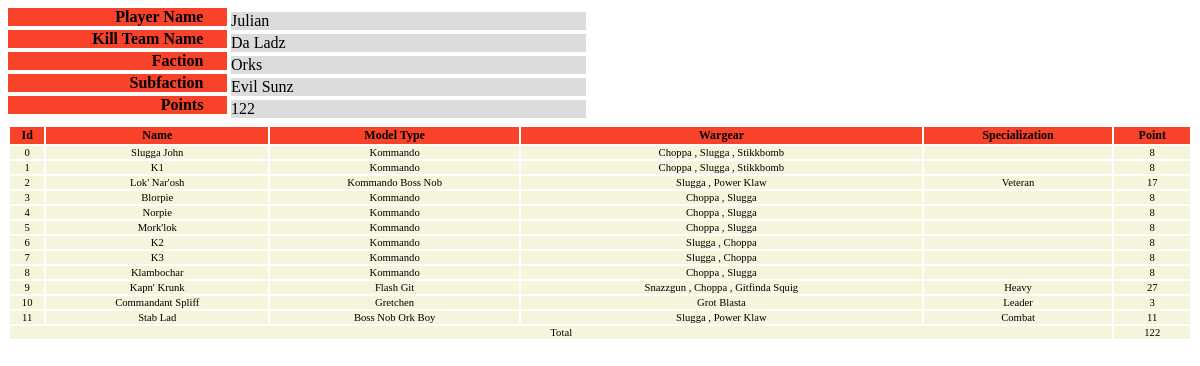
The app's page /report/2/roster with its own data.
### armybuilder/models.py (models this page shows, shortened)
class Roster(Base):
    __tablename__ = 'roster'
    id = Column(Integer, primary_key=True)
    name = Column(Text)
    player_name = Column(Text)
    factions = relationship('Faction', secondary=roster_faction_table, back_populates='rosters', lazy='subquery')
    entries = relationship('RosterEntry', cascade='delete', lazy='subquery')
    users = relationship(
        'User',
        secondary=user_roster_table,
        back_populates='rosters'
    )
    def __str__(self):
        return self.name
    @property
    def points(self):
        return sum(e.points for e in self.entries)

class Faction(Base):
    __tablename__ = 'faction'
    id = Column(Integer, primary_key=True)
    name = Column(Text)
    keyword_id = Column(Integer, ForeignKey('keyword.id'))
    keyword = relationship('Keyword')
    is_subfaction = Column(Boolean, default=False)
    abilities = relationship('Ability', secondary=faction_ability_table, back_populates='factions', lazy='subquery')
    figures = relationship(
        'Figure', secondary=figure_faction_table,
        back_populates='factions'
    )
    tactics = relationship('Tactic',
        secondary=tactic_faction_table,
        back_populates='factions')
    rosters = relationship('Roster',
        secondary=roster_faction_table,
        back_populates='factions')

class Wargear(Base):
    __tablename__ = 'wargear'
    id = Column(Integer, primary_key=True)
    name = Column(Text)
    profile = Column(Text)
    wargear_range = Column(Text)
    wargear_type = Column(Text)
    strength = Column(Text)
    ap = Column(Text)
    damage = Column(Text)
    points = Column(Integer)
    figures = relationship(
        'Figure',
        secondary=figure_wargear_table,
        back_populates='allowed_wargear',
        lazy='subquery'
    )
    abilities = relationship(
        'Ability',
        secondary=wargear_ability_table,
        back_populates='wargear',
        lazy='subquery'
    )
    roster_entries = relationship(
        'RosterEntry',
        secondary=roster_entry_wargear_table,
        back_populates='wargear',
        lazy='subquery'
    )

class Figure(Base):
    __tablename__ = 'figure'
    id = Column(Integer, primary_key=True)
    figure_type = Column(Text)
    figure_name = Column(Text)
    points = Column(Integer)
    move = Column(Text)
    weapon_skill = Column(Integer)
    ballistic_skill = Column(Integer)
    strength = Column(Text)
    toughness = Column(Text)
    wounds = Column(Text)
    attacks = Column(Text)
    leadership = Column(Text)
    save = Column(Text)
    max_number = Column(Integer)
    allowed_wargear = relationship('Wargear', secondary=figure_wargear_table, back_populates='figures', lazy='subquery')
    allowed_specializations = relationship('Specialization',
        secondary=figure_specialization_table,
        back_populates='figures',
        lazy='subquery')
    factions = relationship(
        'Faction', secondary=figure_faction_table,
        back_populates='figures',
        lazy='subquery'
    )
    keywords = relationship(
        'Keyword',
        secondary=figure_keyword_table,
        back_populates='figures',
        lazy='subquery'
    )
    abilities = relationship(
        'Ability',
        secondary=figure_ability_table,
        back_populates='figures',
        lazy='subquery'
    )

class RosterEntry(Base):
    __tablename__ = 'rosterentry'
    id = Column(Integer, primary_key=True)
    name = Column(Text)
    figure_id = Column(Integer, ForeignKey('figure.id'))
    figure = relationship('Figure', lazy='subquery')
    specialization_id = Column(Integer, ForeignKey('specialization.id'))
    specialization = relationship('Specialization', lazy='subquery')
    roster_id = Column(Integer, ForeignKey('roster.id'))
    roster = relationship('Roster')
    wargear = relationship(
        'Wargear',
        secondary=roster_entry_wargear_table,
        back_populates='roster_entries',
        lazy='subquery'
    )
    @property
    def points(self):
        wargear_points = sum([ w.points if w.points else 0 for w in self.wargear ]) if self.wargear else 0
        figure_points = self.figure.points if self.figure.points else 0
        return wargear_points + figure_points

class Specialization(Base):
    __tablename__ = 'specialization'
    id = Column(Integer, primary_key=True)
    name = Column(Text)
    tactic_id = Column(Integer, ForeignKey('tactic.id'))
    tactic = relationship('Tactic')
    passive = Column(Text)
    figures = relationship('Figure', secondary=figure_specialization_table, back_populates='allowed_specializations', lazy='subquery')

### armybuilder/views.py (the view)
@app.route('/report/<int:roster_id>/<string:report_name>')
def report_view(roster_id, report_name):
    if 'report_view_memo' not in g:
        print("first yikes")
        g.report_view_memo = {}
    if roster_id not in g.report_view_memo or report_name not in g.report_view_memo[roster_id]:
        with tempfile.TemporaryDirectory() as tmpdir:
            print("second yikes")
            g.report_view_memo[roster_id] = generate_report(tmpdir, roster_id)
    return g.report_view_memo[roster_id][report_name]

### armybuilder/report.py (called while the page is built)
def render_report_template(template_name: str, context: Dict[str, Any]) -> str:
    with app.app_context():
        return render_template(
            template_name, **context
        )

### armybuilder/templates/report/cheatsheet.html.jinja (shortened to what this page needs)
{% extends "report/base.html.jinja" %}

### armybuilder/templates/report/macros.html.jinja (shortened to what this page needs)
{% macro roster_row(roster_entry,index) %}
    <tr>
        <td>{{ index }}</td>
        <td>{{ roster_entry.name }}</td>
        <td> {{ roster_entry.figure.figure_name }} {{ roster_entry.figure.figure_type }}</td>
        <td>
            {% for w in roster_entry.wargear %}
            {{ w.name }}
            {% if not loop.last %}
                ,
            {% endif %}
            {% endfor %}
        </td>
        {% if roster_entry.specialization %}
        <td>{{ roster_entry.specialization.name }}</td>
        {% else %}
        <td></td>
        {% endif %}
        <td>{{ roster_entry.points }}</td>
    </tr>
{% endmacro %}
{% macro roster_table_heading() %}
    <tr class="table-heading">
        <th> Id </th>
        <th> Name </th>
        <th> Model Type </th>
        <th> Wargear </th>
        <th> Specialization </th>
        <th> Point </th>
    </tr>
{% endmacro %}

### armybuilder/templates/report/roster.html.jinja
{% extends "report/base.html.jinja" %}
{% block content %}
<div class="roster-container">
<div class="kill-team-bio-container">
    <div class="bio-field-container">
        <div class="bio-label player-name">
            Player Name
        </div>
        <div class="bio-entry player-name">
            {{ roster.player_name }}
        </div>
    </div>
    <div class="bio-field-container">
        <div class="bio-label kill-team-name">
            Kill Team Name
        </div>
        <div class="bio-entry kill-team-name">
            {{ roster.name }}
        </div>
    </div>
    <div class="bio-field-container">
        <div class="bio-label faction-name">
            Faction
        </div>
        <div class="bio-entry faction-name">
            {% for faction in roster.factions %}
                {% if faction.is_subfaction == false %}
                    {{ faction.name }}
                {% endif %}
            {% endfor %}
        </div>
    </div>
    <div class="bio-field-container">
        <div class="bio-label sub-faction-name">
            Subfaction
        </div>
        <div class="bio-entry sub-faction-name">
            {% for faction in roster.factions %}
                {% if faction.is_subfaction %}
                    {{ faction.name }}
                {% endif %}
            {% endfor %}
        </div>
    </div>
    <div class="bio-field-container">
        <div class="bio-label points-name">
            Points
        </div>
        <div class="bio-entry points-name">
            {{ roster.points }}
        </div>
    </div>
</div>
<table class="roster-table">
    {{ macros.roster_table_heading() }}
    {% for roster_entry in roster.entries %}
        {{ macros.roster_row(roster_entry, roster.entries.index(roster_entry)) }}
    {% endfor %}
    <tr>
        <td colspan="5">Total</td><td>{{ roster.points }}</td>
</table>
</div>
{% endblock %}

### records on screen
Roster: player_name "Julian", name "Da Ladz"
Faction: name "Orks"
Faction: name "Evil Sunz"
Wargear: points "122", name "Choppa"
RosterEntry: index "0", name "Slugga John", figure.figure_type "Kommando", points "8"
Wargear: name "Slugga"
Wargear: name "Stikkbomb"
RosterEntry: index "1", name "K1", figure.figure_type "Kommando", points "8"
RosterEntry: roster "2", name "Lok' Nar'osh", figure.figure_name "Kommando", figure.figure_type "Boss Nob", specialization.name "Veteran", points "17"
Wargear: name "Power Klaw"
RosterEntry: index "3", name "Blorpie", figure.figure_type "Kommando", points "8"
RosterEntry: index "4", name "Norpie", figure.figure_type "Kommando", points "8"
RosterEntry: index "5", name "Mork'lok", figure.figure_type "Kommando", points "8"
RosterEntry: index "6", name "K2", figure.figure_type "Kommando", points "8"
RosterEntry: index "7", name "K3", figure.figure_type "Kommando", points "8"
RosterEntry: index "8", name "Klambochar", figure.figure_type "Kommando", points "8"
RosterEntry: index "9", name "Kapn' Krunk", figure.figure_type "Flash Git", specialization.name "Heavy", points "27"
Wargear: name "Snazzgun"
Wargear: name "Gitfinda Squig"
RosterEntry: index "10", name "Commandant Spliff", figure.figure_type "Gretchen", specialization.name "Leader", points "3"
Wargear: name "Grot Blasta"
RosterEntry: index "11", name "Stab Lad", figure.figure_name "Boss Nob", figure.figure_type "Ork Boy", specialization.name "Combat", points "11"
